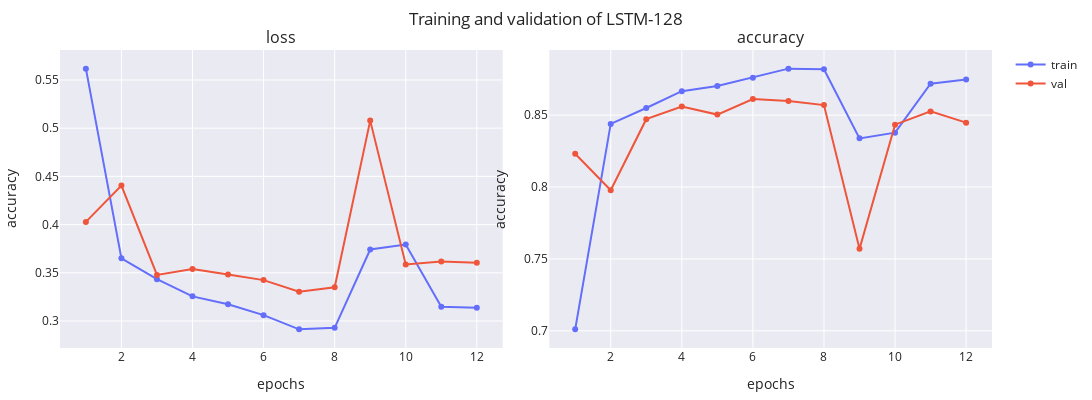

The notebook cell this image was saved under:
### Markdown cell above
### Exploring the dimension of the model ($d_h$)

In the next cells we maitain the vocabulary size ($|\mathcal{V}|=1000$) and the type of recurrent cell ([LSTM](https://keras.io/api/layers/recurrent_layers/lstm/)) to explore the impact of the model dimension $d_h\in\{64, 128, 256, 512\}$.

### Code cell
lstm_model_128 = AmazonReviewsModel(1000, 128, LSTM, name="LSTM-128")
_, fig = lstm_model_128.train(
    dataset, f"{MODEL_PATH}/{lstm_model_128.name}.weights.h5", **train_default
)
print(lstm_model_128.evaluate(dataset.X_test, dataset.y_test))
fig

### Figure 1 — Plotly figure (JSON) as saved in the notebook; plotly's stock layout.template omitted (floating-point values rounded to 4 significant figures)
{"data": [{"line": {"color": "#636EFA"}, "marker": {"color": "#636EFA"}, "mode": "lines+markers", "name": "train", "showlegend": true, "type": "scatter", "x": [1, 2, 3, 4, 5, 6, 7, 8, 9, 10, 11, 12], "xaxis": "x", "y": [0.5617, 0.365, 0.3433, 0.3256, 0.3175, 0.3061, 0.2913, 0.2929, 0.3742, 0.3793, 0.3147, 0.3136], "yaxis": "y"}, {"line": {"color": "#EF553B"}, "marker": {"color": "#EF553B"}, "mode": "lines+markers", "name": "val", "showlegend": true, "type": "scatter", "x": [1, 2, 3, 4, 5, 6, 7, 8, 9, 10, 11, 12], "xaxis": "x", "y": [0.4028, 0.4405, 0.3478, 0.354, 0.3483, 0.3424, 0.3304, 0.335, 0.5078, 0.3586, 0.3618, 0.3603], "yaxis": "y"}, {"line": {"color": "#636EFA"}, "marker": {"color": "#636EFA"}, "mode": "lines+markers", "name": "train", "showlegend": false, "type": "scatter", "x": [1, 2, 3, 4, 5, 6, 7, 8, 9, 10, 11, 12], "xaxis": "x2", "y": [0.701, 0.8439, 0.855, 0.8666, 0.8703, 0.8761, 0.8824, 0.8819, 0.8339, 0.8378, 0.8719, 0.8748], "yaxis": "y2"}, {"line": {"color": "#EF553B"}, "marker": {"color": "#EF553B"}, "mode": "lines+markers", "name": "val", "showlegend": false, "type": "scatter", "x": [1, 2, 3, 4, 5, 6, 7, 8, 9, 10, 11, 12], "xaxis": "x2", "y": [0.8232, 0.7978, 0.8472, 0.856, 0.8504, 0.8612, 0.8598, 0.857, 0.757, 0.8434, 0.8526, 0.8448], "yaxis": "y2"}], "layout": {"annotations": [{"font": {"size": 16}, "showarrow": false, "text": "loss", "x": 0.2375, "xanchor": "center", "xref": "paper", "y": 1, "yanchor": "bottom", "yref": "paper"}, {"font": {"size": 16}, "showarrow": false, "text": "accuracy", "x": 0.7625, "xanchor": "center", "xref": "paper", "y": 1, "yanchor": "bottom", "yref": "paper"}], "height": 400, "margin": {"b": 10, "l": 10, "r": 10, "t": 50}, "title": {"text": "Training and validation of LSTM-128"}, "width": 1200, "xaxis": {"anchor": "y", "domain": [0, 0.475], "title": {"text": "epochs"}}, "xaxis2": {"anchor": "y2", "domain": [0.525, 1], "title": {"text": "epochs"}}, "yaxis": {"anchor": "x", "domain": [0, 1], "title": {"text": "accuracy"}}, "yaxis2": {"anchor": "x2", "domain": [0, 1], "title": {"text": "accuracy"}}}}
